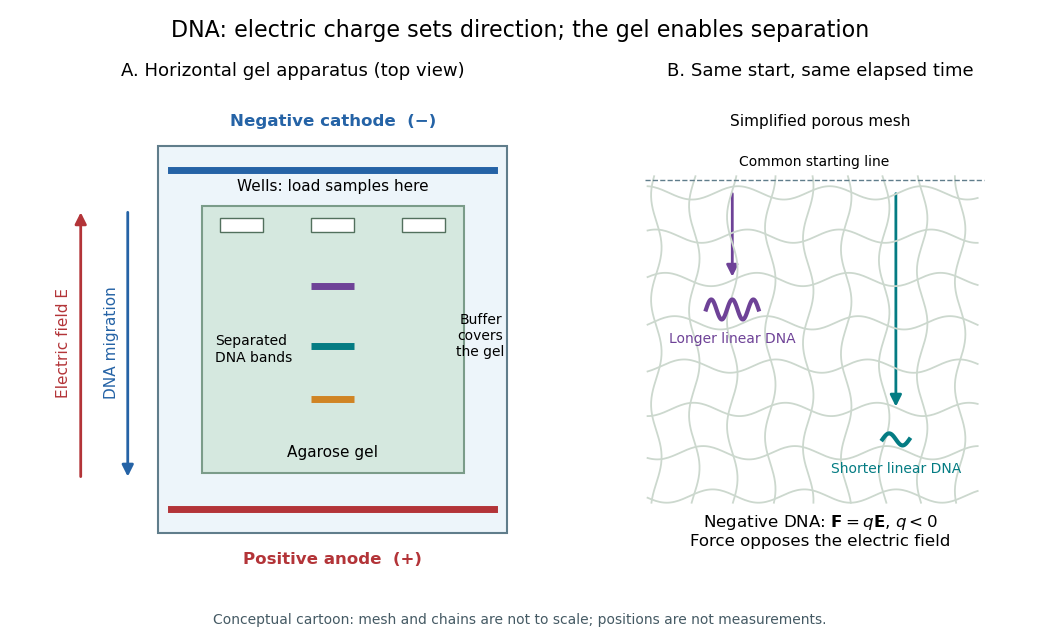

This chart was generated by the following Python code:
"""Draw an original explanatory cartoon; run from _media. Python 3.14, matplotlib 3.10.7."""

from pathlib import Path

import matplotlib.pyplot as plt
import numpy as np
from matplotlib.patches import FancyArrowPatch, Rectangle


def arrow(ax, start, end, color, **kwargs):
    ax.add_patch(FancyArrowPatch(start, end, arrowstyle="-|>", mutation_scale=17,
                                linewidth=2, color=color, **kwargs))


def main():
    plt.rcParams.update({"font.size": 12, "font.family": "DejaVu Sans"})
    fig, (tank, mesh) = plt.subplots(1, 2, figsize=(10.4, 6.4), dpi=100,
                                    gridspec_kw={"width_ratios": [1.15, 1]})
    fig.patch.set_facecolor("white")
    fig.suptitle("DNA: electric charge sets direction; the gel enables separation", fontsize=16, y=.97)
    blue, red, teal = "#2563a6", "#b33438", "#047c83"
    for ax in (tank, mesh):
        ax.set_xlim(0, 7)
        ax.set_ylim(0, 7.3)
        ax.axis("off")

    tank.set_title("A. Horizontal gel apparatus (top view)", fontsize=13, pad=10)
    tank.add_patch(Rectangle((1.5, .65), 5.2, 5.8, facecolor="#edf5fa", edgecolor="#607d8b", lw=1.5))
    tank.text(4.1, 6.75, "Negative cathode  (−)", ha="center", color=blue, weight="bold")
    tank.plot([1.7, 6.5], [6.1, 6.1], color=blue, lw=5)
    tank.plot([1.7, 6.5], [1, 1], color=red, lw=5)
    tank.text(4.1, .18, "Positive anode  (+)", ha="center", color=red, weight="bold")
    tank.add_patch(Rectangle((2.15, 1.55), 3.9, 4, facecolor="#d5e8df", edgecolor="#7b9c89", lw=1.5))
    for x in (2.75, 4.1, 5.45):
        tank.add_patch(Rectangle((x-.32, 5.16), .64, .22, facecolor="white", edgecolor="#52705d"))
    tank.text(4.1, 5.78, "Wells: load samples here", ha="center", fontsize=11)
    tank.text(6.3, 3.6, "Buffer\ncovers\nthe gel", ha="center", va="center", fontsize=10)
    tank.text(4.1, 1.78, "Agarose gel", ha="center", fontsize=11)
    for y, c in [(4.35, "#6e4297"), (3.45, teal), (2.65, "#d08424")]:
        tank.plot([3.78, 4.42], [y, y], lw=5, color=c, solid_capstyle="butt")
    tank.text(2.35, 3.4, "Separated\nDNA bands", ha="left", va="center", fontsize=10)
    arrow(tank, (.35, 1.45), (.35, 5.5), red)
    tank.text(.10, 3.5, "Electric field E", rotation=90, ha="center", va="center", fontsize=11, color=red)
    arrow(tank, (1.05, 5.5), (1.05, 1.45), blue)
    tank.text(.81, 3.5, "DNA migration", rotation=90, ha="center", va="center", fontsize=11, color=blue)

    mesh.set_title("B. Same start, same elapsed time", fontsize=13, pad=10)
    mesh.text(3.5, 6.75, "Simplified porous mesh", ha="center", fontsize=11)
    for y in np.arange(1.2, 6, .65):
        x = np.linspace(.55, 6.2, 160)
        mesh.plot(x, y + .10*np.sin(4*x+y), color="#ccd8ce", lw=1.3)
    for x in np.arange(.7, 6.3, .65):
        y = np.linspace(1.1, 6, 160)
        mesh.plot(x + .09*np.sin(4*y+x), y, color="#ccd8ce", lw=1.3)
    mesh.plot([.5, 6.3], [5.95, 5.95], "--", color="#607d8b", lw=1)
    mesh.text(3.4, 6.15, "Common starting line", ha="center", fontsize=10)
    for x, end_y, color in [(2, 4.1, "#6e4297"), (4.8, 2.15, teal)]:
        arrow(mesh, (x, 5.78), (x, end_y+.35), color)
    t = np.linspace(0, 1, 100)
    mesh.plot(1.55 + .9*t, 4.0 + .15*np.sin(5*np.pi*t), color="#6e4297", lw=3)
    mesh.plot(4.57 + .46*t, 2.05 + .09*np.sin(2*np.pi*t), color=teal, lw=3)
    mesh.text(2, 3.5, "Longer linear DNA", ha="center", fontsize=10, color="#6e4297")
    mesh.text(4.8, 1.55, "Shorter linear DNA", ha="center", fontsize=10, color=teal)
    mesh.text(3.5, .45, r"Negative DNA: $\mathbf{F}=q\mathbf{E}$, $q<0$"+"\nForce opposes the electric field", ha="center", fontsize=12)
    fig.text(.5, .025, "Conceptual cartoon: mesh and chains are not to scale; positions are not measurements.",
             ha="center", fontsize=10, color="#455a64")
    fig.subplots_adjust(left=.055, right=.985, top=.86, bottom=.10, wspace=.20)
    fig.savefig(Path(__file__).stem + ".png", facecolor="white", dpi=100)
    plt.close(fig)


if __name__ == "__main__":
    main()
